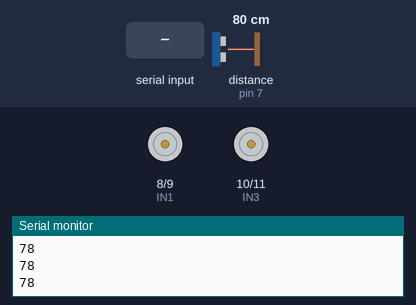
This sketch was run on a simulated Arduino Nano, built with avr-gcc and run on an emulated ATmega328P. On the bench: motor-driver pin pairs drawn as motors (green arrow = first pin HIGH = forward, orange = second pin HIGH = backward, longer = more drive), the last lines printed to the serial monitor. Wiring (inferred from the names in the program): ultrasonic range finder: trigger pin 6; echo pin 7. The inputs (shaded band) are chosen by the test bench; at power-on: distance to the obstacle (sensor on pin 7) 80 cm. The echo pulse lasts 58.3 µs per cm.

Above: at 1.2 s.
1.3 s: "f" received over Serial
At 2.0 s:
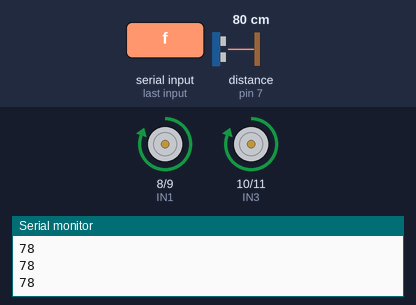
2.8 s: "b" received over Serial
At 3.2 s:
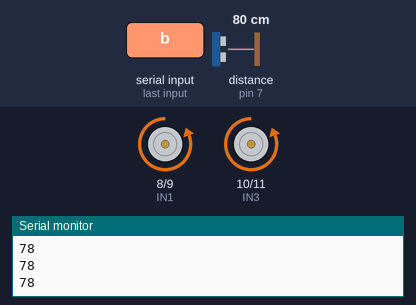
4.3 s: "l" received over Serial
At 5.5 s:
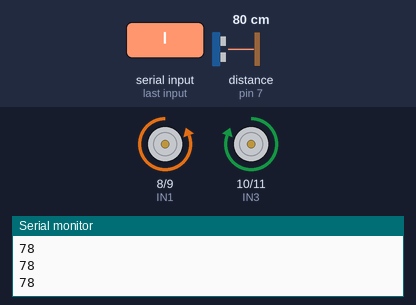
5.8 s: "r" received over Serial
At 6.5 s:
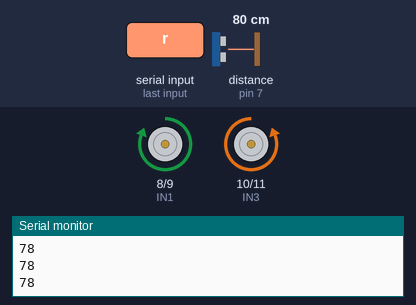
7.3 s: "v" received over Serial
At 7.7 s:
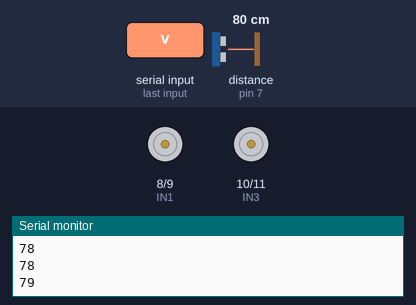
Timing chart, 0 to 9.8 s (numbered marks = the images above; inputs shaded):
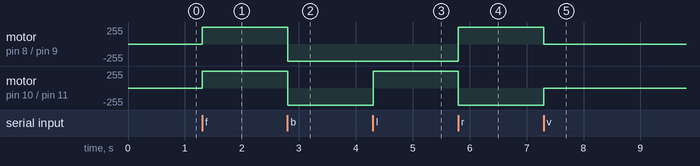

Measured:
- after the input at 1.3 s, motor on pin 8 (IN1) / pin 9 (IN2), motor on pin 10 (IN3) / pin 11 (IN4): stopped → forward 255/255 at once
- after the input at 2.8 s, motor on pin 8 (IN1) / pin 9 (IN2), motor on pin 10 (IN3) / pin 11 (IN4): forward 255/255 → backward 255/255 at once
- after the input at 4.3 s, motor on pin 10 (IN3) / pin 11 (IN4): backward 255/255 → forward 255/255 at once
- after the input at 5.8 s, motor on pin 8 (IN1) / pin 9 (IN2): backward 255/255 → forward 255/255 at once; motor on pin 10 (IN3) / pin 11 (IN4): forward 255/255 → backward 255/255 at once
- after the input at 7.3 s, motor on pin 8 (IN1) / pin 9 (IN2): forward 255/255 → stopped at once; motor on pin 10 (IN3) / pin 11 (IN4): backward 255/255 → stopped at once

The sketch:

ARDUINO_NANO_ROBOT_CONTROLE.ino
```cpp
//*****************************************ESP32 CAM ROBOT *************************arduino nano code

#define TRIG_PIN   6
#define ECHO_PIN   7

#define IN1        8
#define IN2        9
#define IN3        10
#define IN4        11

int distance = 0;
char command = 'v';
char lastCommand = ' ';

unsigned long previousTimeDistance = 0;
const unsigned long intervalDistance = 100;

void setup() {
  Serial.begin(9600);

  pinMode(TRIG_PIN, OUTPUT);
  pinMode(ECHO_PIN, INPUT);

  pinMode(IN1, OUTPUT);
  pinMode(IN2, OUTPUT);
  pinMode(IN3, OUTPUT);
  pinMode(IN4, OUTPUT);
}

void loop() {
  unsigned long currentTime = millis();

  // Update distance measurement at a regular interval
  if (currentTime - previousTimeDistance >= intervalDistance) {
    previousTimeDistance = currentTime;
    distance = getDistance();
    Serial.println(String(distance));
  }

  // Receive commands from Serial input
  if (Serial.available() > 0) {
        Serial.println(String(distance));

    char tempCommand = Serial.read();
    if (tempCommand == 'f' || tempCommand == 'b' || tempCommand == 'l' || tempCommand == 'r' || tempCommand == 'v') {
      command = tempCommand;
    }
  }

  // Execute the command
  executeCommand();
}
bool isMovingForward = false; // Variable to track if the car is moving forward

void executeCommand() {
  // Check if the command has changed
  if (command != lastCommand) {
    // Execute forward command only if distance is greater than 10 cm
    if ((command == 'f') && (distance > 20)) {
      moveForward();
      isMovingForward = true; // Update state to "moving forward"
    }
    // Execute backward command
    else if (command == 'b') {
      moveBackward();
      isMovingForward = false; // Not moving forward
    }
    // Execute left turn command
    else if (command == 'l') {
      turnLeft();
      isMovingForward = false; // Not moving forward
    }
    // Execute right turn command
    else if (command == 'r') {
      turnRight();
      isMovingForward = false; // Not moving forward
    }
    // Execute stop command
    else if (command == 'v') {
      stopMotors();
      isMovingForward = false; // Not moving forward
    }

    // Update the last command
    lastCommand = command;
  }

  // Stop the car if it's moving forward and distance is less than or equal to 10 cm
  if (isMovingForward && distance <= 10) {
    stopMotors();           // Stop the car
    isMovingForward = false; // Update state to "stopped"
  }
}


int getDistance() {
  digitalWrite(TRIG_PIN, LOW);
  delayMicroseconds(2);
  digitalWrite(TRIG_PIN, HIGH);
  delayMicroseconds(10);
  digitalWrite(TRIG_PIN, LOW);

  long duration = pulseIn(ECHO_PIN, HIGH);
  int distance = duration * 0.034 / 2;


  return distance;
}

void moveForward() {
  digitalWrite(IN1, HIGH);
  digitalWrite(IN2, LOW);
  digitalWrite(IN3, HIGH);
  digitalWrite(IN4, LOW);
}

void moveBackward() {
  digitalWrite(IN1, LOW);
  digitalWrite(IN2, HIGH);
  digitalWrite(IN3, LOW);
  digitalWrite(IN4, HIGH);
}

void turnLeft() {
  digitalWrite(IN1, LOW);
  digitalWrite(IN2, HIGH);
  digitalWrite(IN3, HIGH);
  digitalWrite(IN4, LOW);
}

void turnRight() {
  digitalWrite(IN1, HIGH);
  digitalWrite(IN2, LOW);
  digitalWrite(IN3, LOW);
  digitalWrite(IN4, HIGH);
}

void stopMotors() {
  digitalWrite(IN1, LOW);
  digitalWrite(IN2, LOW);
  digitalWrite(IN3, LOW);
  digitalWrite(IN4, LOW);
}
```
